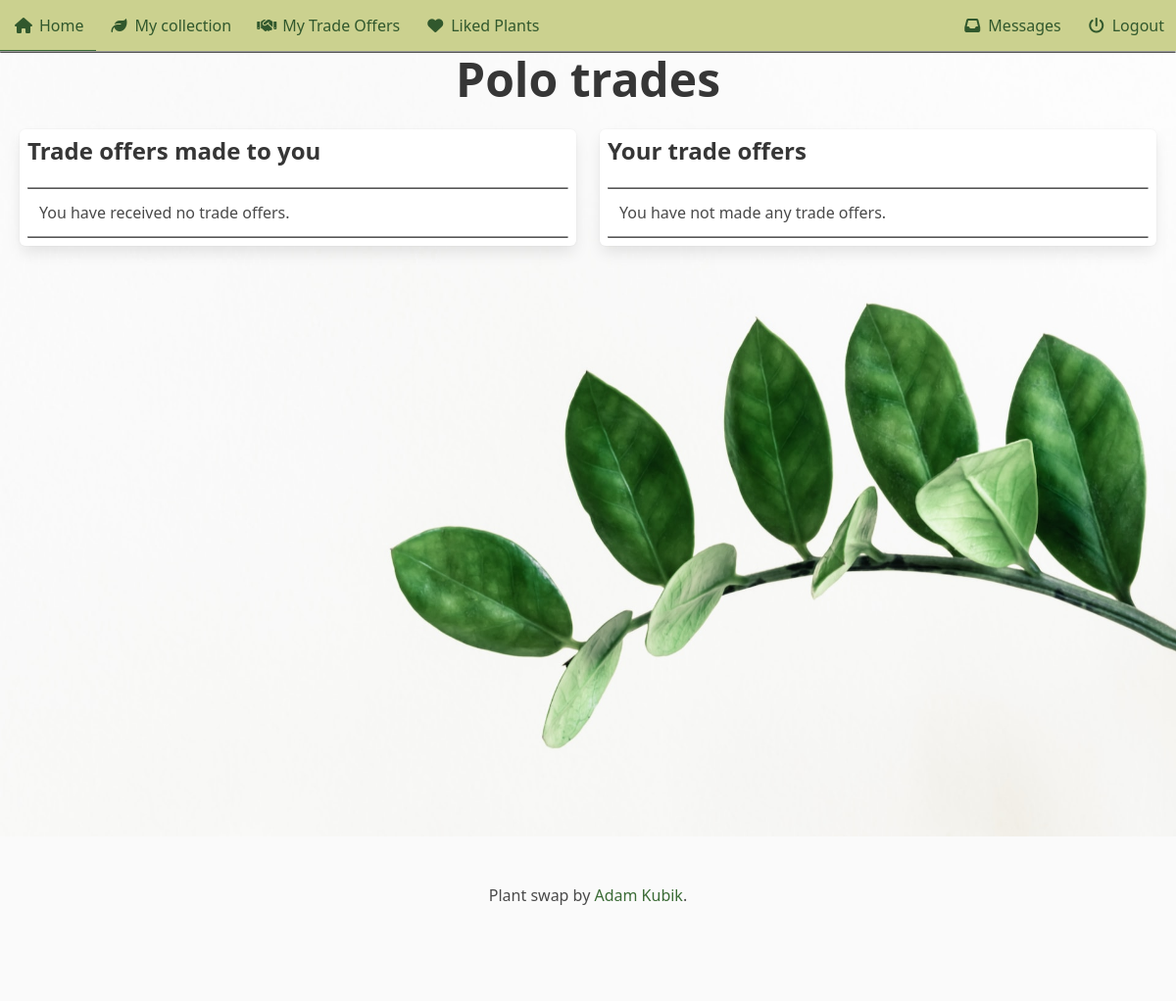
Page /plant/polo/plant-offers/ (signed in) on the earlier database version.
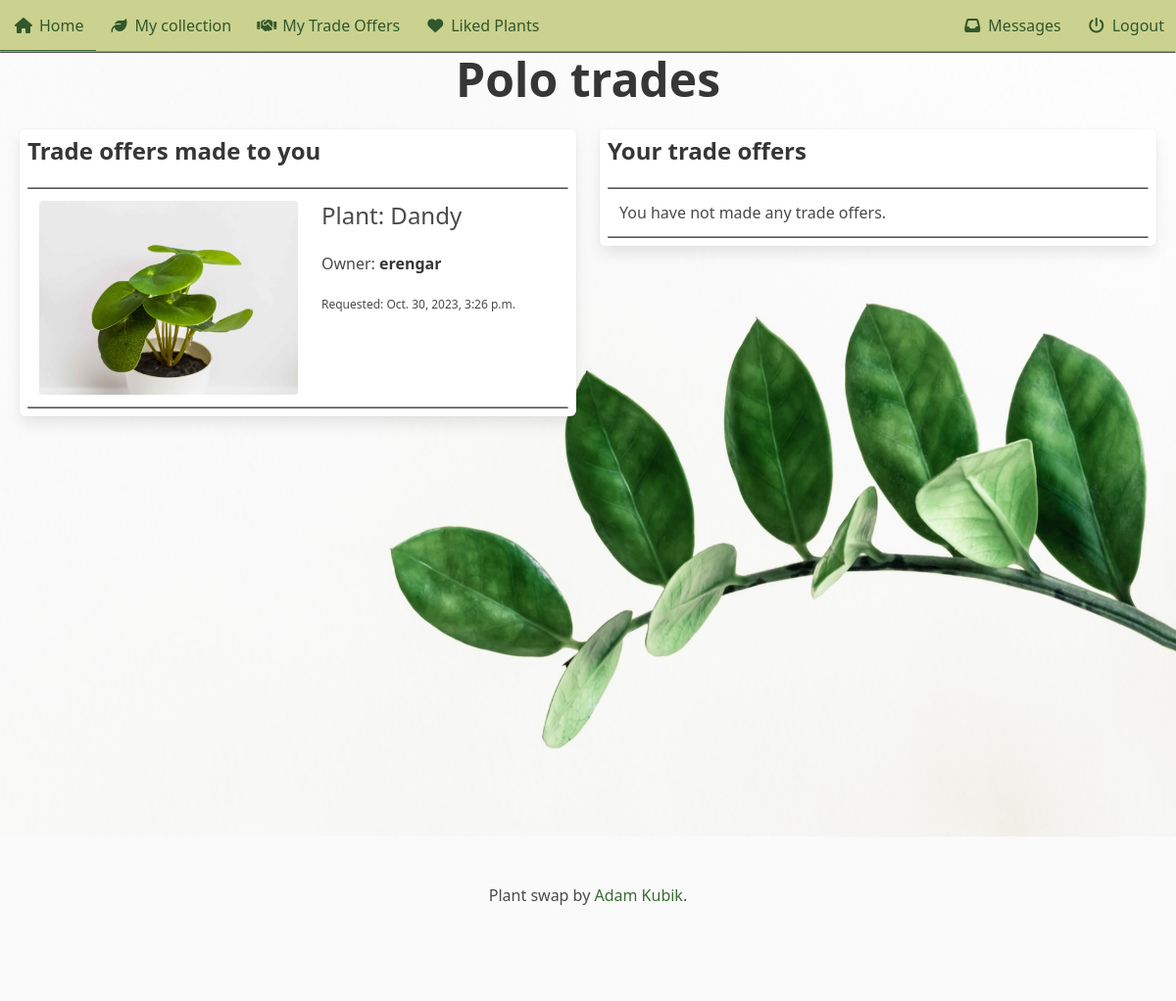
Same page on the later database version.
### plant_collection/models.py (models this page shows, shortened)
class Plant(models.Model):
    nick_name = models.CharField(
        max_length=64, validators=[MinLengthValidator(3)], unique=True
    )
    created = models.DateTimeField(auto_now_add=True, null=True, blank=True)
    updated = models.DateTimeField(auto_now=True, null=True, blank=True)
    species = models.ForeignKey(
        Species, on_delete=models.SET_NULL, blank=True, null=True, related_name="plants"
    )
    owner = models.ForeignKey(
        settings.AUTH_USER_MODEL, on_delete=models.CASCADE, related_name="plants"
    )
    slug = models.SlugField(default="bugged-plant")
    for_trade = models.BooleanField(default=False)
    likes = models.ManyToManyField(User, related_name="liked")
    location = models.CharField(max_length=24, blank=True, null=True, default=None, help_text="City, State")
    content = models.TextField(blank=True, null=True, default=None)

class Trade(models.Model):
    plant_offered = models.ForeignKey(
        Plant, on_delete=models.CASCADE, related_name="trades_offered"
    )
    plant_requested = models.ForeignKey(
        Plant, on_delete=models.CASCADE, related_name="trades_requested"
    )
    initiator = models.ForeignKey(
        settings.AUTH_USER_MODEL,
        on_delete=models.CASCADE,
        related_name="trades_initiated",
    )
    recipient = models.ForeignKey(
        settings.AUTH_USER_MODEL,
        on_delete=models.CASCADE,
        related_name="trades_received",
    )
    accepted = models.BooleanField(null=True, blank=True)
    offered_finalized = models.BooleanField(default=False)
    requested_finalized = models.BooleanField(default=False)
    finalized = models.BooleanField(default=False)
    created = models.DateTimeField(auto_now_add=True, null=True, blank=True)
    class Meta:
        unique_together = ["plant_offered", "plant_requested"]

class Image(models.Model):
    plant = models.ForeignKey(Plant, on_delete=models.CASCADE, related_name="picture")
    image = models.ImageField(upload_to="pics")

### plant_collection/views.py (the view)
# urls.py: path('plant/<slug:slug>/plant-offers/', views.plant_offers.as_view(), name='plant_offers'),
class plant_offers(LoginRequiredMixin, generic.View):
    template_name = "plant_collection/plant_offers.html"
    def get(self, request, slug):
        plant = get_object_or_404(Plant, slug=slug)
        if request.user == plant.owner:
            req = Trade.objects.filter(plant_requested=plant, finalized=False)
            offered = Trade.objects.filter(plant_offered=plant, finalized=False)
            context = {"offers": offered, "requests": req, "plant": plant}
            return render(request, self.template_name, context)
        return redirect("plant_collection:front_page")

### plant_collection/templates/plant_collection/plant_offers.html (shortened to what this page needs)
{% extends "base.html" %}
{% load static %}
{% block header %}
<link rel="stylesheet" href="{% static "plant_collection/css/divider.css" %}">
<link rel="stylesheet" href="{% static "plant_collection/css/trade_offers.css" %}">
{% endblock %}
{% block content %}
<h1 class='title is-size-1-desktop is-size-4-touch has-text-centered'>{{plant.nick_name}} trades</h1>
{% include "plant_collection/assets/trades_columns.html" %}
{% endblock content %}

### plant_collection/templates/base.html (shortened to what this page needs)
<!DOCTYPE html>
<html lang="en">
<head>
    {% load static %}
    <link rel="stylesheet" href="{% static "plant_collection/css/base.css" %}">
    <link rel="stylesheet" href="{% static 'plant_collection/css/hover.css' %}">
    <link rel="stylesheet" href="{% static 'plant_collection/css/divider.css' %}">
    <link rel="stylesheet" href="{% static 'plant_collection/css/coloring.css' %}">
    <link rel="stylesheet" href="{% static 'plant_collection/css/message_dot.css' %}">
    <link rel="stylesheet" href="{% static 'plant_collection/css/more_base.css' %}">
    <link rel="stylesheet" href="{% static 'plant_collection/css/object_fit.css' %}">
    {% block header %}{% endblock header %}
</head>
<body>
    <div style='position: sticky; top:0px; z-index: 2;'>
        <nav class='navbar sage-green'>
            <div class='navbar-brand'>
                <a href="{% url 'plant_collection:front_page' %}" class='navbar-item is-tab forest-green'>
                    <span class='icon-text'><span class='icon'><i
                                class="fa-solid fa-house"></i></span><span>Home</span></span>
                </a>
                {% if user.is_authenticated %}
                <a href="{% url 'plant_collection:personal_collection' %}" class='navbar-item is-tab forest-green'>
                    <span class='icon-text'><span class='icon'><i class="fa-solid fa-leaf"></i></span><span>My
                            collection</span></span>
                </a>
                {% endif %}
            </div>
            <div class='navbar-menu sage-green' id="navMenu">
                <div class='navbar-start'>
                    {% if user.is_authenticated %}
                    <a href="{% url 'accounts:trades' %}" class='navbar-item is-tab forest-green'>
                        <span class='icon-text'><span class='icon'><i class="fa-solid fa-handshake"></i></span><span>My
                                Trade Offers</span></span>
                    </a>
                    <a href="{% url 'accounts:liked_list' %}" class='navbar-item is-tab forest-green'>
                        <span class='icon-text'><span class='icon'><i class="fa-solid fa-heart"></i></span><span>Liked
                                Plants</span></span>
                    </a>
                    {% endif %}
                </div>
                <div class='navbar-end'>
                    {% if user.is_authenticated %}
                    <a href="{% url 'accounts:messages' %}" class='navbar-item forest-green is-tab'>
                        <span class="icon-text"><span class="icon"><i
                                    class="fa-solid fa-inbox"></i></span><span>Messages</span>
                        </span>
                    </a>
                    {% endif %}
                    {% if user.is_authenticated %}
                    <a href="{% url 'accounts:logout' %}" class='navbar-item forest-green is-tab'>
                        <span class='icon-text'><span class='icon'><i
                                    class="fa-solid fa-power-off"></i></span><span>Logout</span></span>
                    </a>
                    {% else %}
                    <a href="{% url 'accounts:login' %}" class='navbar-item forest-green is-tab'>
                        <span class='icon-text'><span class='icon'><i
                                    class="fa-solid fa-user"></i></span><span>Login/Signup</span></span>
                    </a>
                    {% endif %}
                </div>
            </div>
        </nav>
        <div class='divider'></div>
    </div>
    <main class='back-image' style='min-height:100vh; overflow:hidden;'>
        {% block content %}
        {% endblock %}
    </main>
    <footer class="footer">
        <div class="content has-text-centered is-size-7-touch">
            <p>
                Plant swap by <a href="https://github.com/Erengar">Adam Kubik</a>.
            </p>
        </div>
    </footer>
</body>
</html>

### plant_collection/templates/plant_collection/assets/trades_columns.html (shortened to what this page needs)
<div class='columns mx-2'>
    <div class='column is-6'>
        <div class='box'>
            <div class='columns is-multiline'>
                <h2 class='title is-size-3-widescreen is-size-4-desktop is-size-4-touch'>Trade offers made to you</h2>
                {% for req in requests %}
                <div class="divider"></div>
                <div class='column is-12 is-narrow trade-offer'>
                    <a href="{% url 'accounts:trade' pk=req.pk %}">
                        <div class='columns is-gapless'>
                            <div class='column is-4-widescreen is-6-desktop is-6-tablet'>
                                <div class='card-image'>
                                    {% if req.plant_offered.thumbnail %}
                                    <figure class='image is-4by3'>
                                        <img src="{{ req.plant_offered.thumbnail.image.image.url }}" alt="Picture of a plant" class='cover'>
                                    </figure>
                                    {% else %}
                                    <figure class='image is-4by3'>
                                        <img src="{{ req.plant_offered.picture.all.0.image.url }}" alt="Picture of a plant" class='cover'>
                                    </figure>
                                    {% endif %}
                                </div>
                            </div>
                            <div class='column is-8-widescreen is-6-desktop is-6-tablet'>
                                <div class='card-content'>
                                    <h2 class='subtitle is-size-4-desktop is-size-5-touch'>Plant: {{req.plant_offered.nick_name}}</h2>
                                    <h3 class='subtitle is-size-6-desktop is-size-6-touch'>Owner: <strong>{{req.plant_offered.owner}}</strong></h3>
                                    <h4 class='subtitle is-size-7'>Requested: {{req.plant_offered.created}}</h4>
                                </div>
                            </div>
                        </div>
                    </a>
                </div>
                {% empty %}
                <div class="divider"></div>
                <div class='column is-12 is-narrow'>
                    You have received no trade offers.
                </div>
                {% endfor %}
                <div class="divider"></div>
            </div>
        </div>
    </div>
    <div class='column is-6'>
        <div class='box'>
            <div class='columns is-multiline'>
                <h2 class='title is-size-3-widescreen is-size-4-desktop is-size-4-touch'>Your trade offers</h2>
                {% for offer in offers %}
                <div class="divider"></div>
                <div class='column is-12 is-narrow trade-offer'>
                    <a href="{% url 'accounts:trade' pk=offer.pk %}">
                        <div class='columns is-gapless'>
                            <div class='column is-4-widescreen is-6-desktop is-6-tablet'>
                                <div class='card-image'>
                                    {% if offer.plant_requested.thumbnail %}
                                    <figure class='image is-4by3'>
                                        <img src="{{ offer.plant_requested.thumbnail.image.image.url }}" alt="Picture of a plant" class='cover'>
                                    </figure>
                                    {% else %}
                                    <figure class='image is-4by3'>
                                        <img src="{{ offer.plant_requested.picture.all.0.image.url }}" alt="Picture of a plant" class='cover'>
                                    </figure>
                                    {% endif %}
                                </div>
                            </div>
                            <div class='column is-8-widescreen is-6-desktop is-6-tablet'>
                                <div class='card-content'>
                                    <h2 class='subtitle is-size-4-desktop is-size-5-touch'>Plant: {{offer.plant_requested.nick_name}}</h2>
                                    <h3 class='subtitle is-size-6-desktop is-size-6-touch'>Owner: <strong>{{offer.plant_requested.owner}}</strong></h3>
                                    {% if 'trades' in request.path %}
                                    <h2 class='subtitle is-size-4-desktop is-size-5-touch'>Your Plant: {{offer.plant_offered}}</h2>
                                    {% endif %}
                                    <h4 class='subtitle is-size-7'>Requested: {{offer.plant_requested.created}}</h4>
                                </div>
                            </div>
                        </div>
                    </a>
                </div>
                {% empty %}
                <div class="divider"></div>
                <div class='column is-12 is-narrow'>
                    You have not made any trade offers.
                </div>
                {% endfor %}
                <div class="divider"></div>
            </div>
        </div>
    </div>
</div>

### plant_collection/static/plant_collection/css/divider.css (style rules this page uses)
.divider { border-bottom: 1px solid #000000; display: block; margin-left: auto; margin-right: auto; border-style: inset; border-width: 1px; width: 100%; }

### plant_collection/static/plant_collection/css/coloring.css (style rules this page uses)
a { color: #3A6B35 ; }
.forest-green { color: rgb(49, 88, 45) !important; }
.sage-green { background-color: #CBD18F; }

### plant_collection/static/plant_collection/css/more_base.css (style rules this page uses)
.back-image { background-image: url('background/plant.jpg'); background-size: cover; }
.footer { bottom: 0; }
body { font-family: Calibri, Candara, Segoe, Segoe UI, Optima, Arial, sans-serif; }
html { scrollbar-width: thin; scrollbar-color: #4A4A4A #EDEDED; }

### plant_collection/static/plant_collection/css/object_fit.css (style rules this page uses)
.cover { object-fit: cover; }

### plant_collection/static/plant_collection/css/trade_offers.css (style rules this page uses)
.card-content { padding-top: 0; }

Differences in the rows shown:
added Trade: plant_offered.picture.all.0.image (picture), plant_offered.nick_name "Dandy", plant_offered.owner "erengar", plant_offered.created "Oct. 30, 2023, 3:26 p.m."
Other differences:
text no longer shown: "You have received no trade offers."
